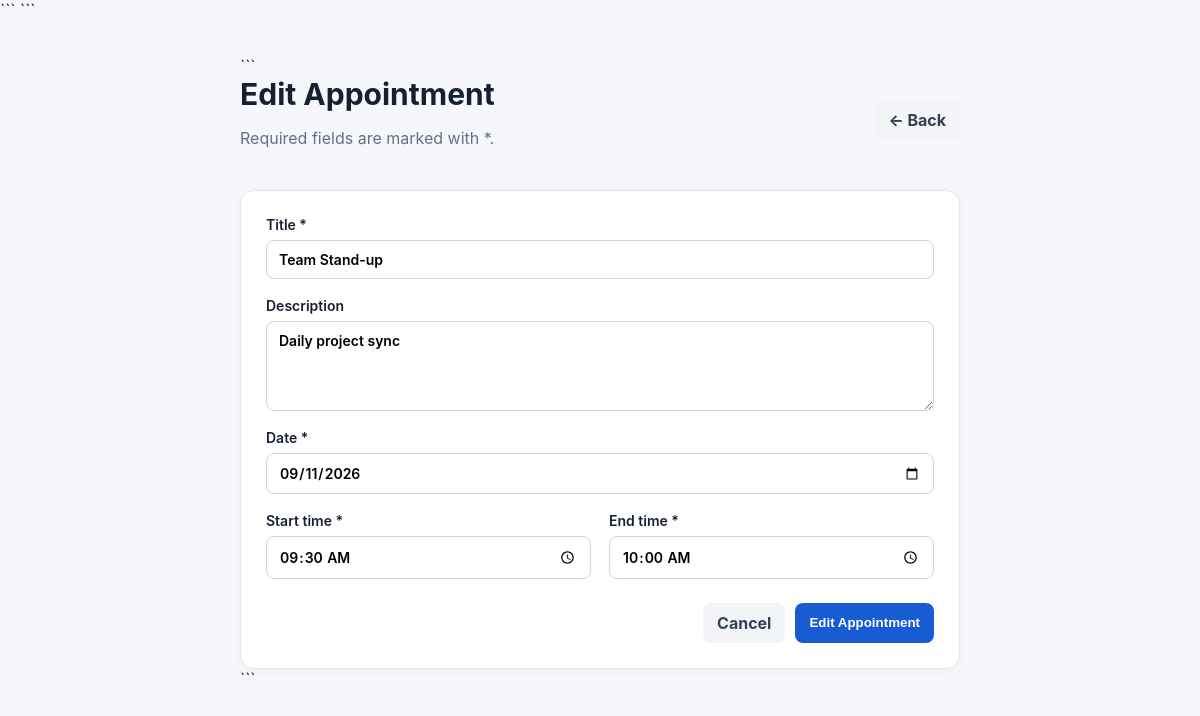
Screenshot of /edit/1 with the database file from the repository.
### tables this page shows
CREATE TABLE appointments (
            id INTEGER PRIMARY KEY AUTOINCREMENT,
            title TEXT NOT NULL,
            description TEXT,
            date TEXT NOT NULL,
            start_time TEXT NOT NULL,
            end_time TEXT NOT NULL,
            status TEXT NOT NULL DEFAULT 'Scheduled'
        );

### main.py (the view)
@app.get(
    "/edit/{appointment_id}",
    response_class=HTMLResponse,
    name="edit_page"
)
def edit_page(
    request: Request,
    appointment_id: int
):
    conn = get_db()
    appointment = conn.execute(
        """
        SELECT *
        FROM appointments
        WHERE id = ?
        """,
        (appointment_id,)
    ).fetchone()
    conn.close()
    if not appointment:
        error = quote_plus(
            "Appointment not found."
        )
        return RedirectResponse(
            url=f"/?error={error}",
            status_code=303
        )
    return templates.TemplateResponse(
        request=request,
        name="form.html",
        context={
            "appointment": appointment,
            "mode": "Edit",
            "error": None,
            "appointment_id": appointment_id
        }
    )

### templates/form.html (shortened to what this page needs)
<!doctype html>
<html lang="en">
<head>
<link
    rel="stylesheet"
    href="{{ url_for('static', path='style.css') }}">
```
</head>
<body>
<div class="container narrow">
```
<header class="topbar">
    <div>
        <h1>
            {{ mode }} Appointment
        </h1>
        <p>
            Required fields are marked with *.
        </p>
    </div>
    <a
        class="btn secondary"
        href="{{ url_for('index') }}">
        ← Back
    </a>
</header>
<form
    class="card form"
    method="post"
    {% if mode == "Add" %}
    action="{{ url_for('add') }}"
    {% else %}
    action="{{ url_for(
        'edit',
        appointment_id=appointment_id
    ) }}"
    {% endif %}
>
    <label>
        Title *
        <input
            type="text"
            name="title"
            required
            maxlength="100"
            value="{{ appointment.title or '' }}">
    </label>
    <label>
        Description
        <textarea
            name="description"
            rows="4"
            maxlength="500">{{ appointment.description or '' }}</textarea>
    </label>
    <label>
        Date *
        <input
            type="date"
            name="date"
            required
            value="{{ appointment.date or '' }}">
    </label>
    <div class="two-col">
        <label>
            Start time *
            <input
                type="time"
                name="start_time"
                required
                value="{{ appointment.start_time or '' }}">
        </label>
        <label>
            End time *
            <input
                type="time"
                name="end_time"
                required
                value="{{ appointment.end_time or '' }}">
        </label>
    </div>
    <div class="form-actions">
        <a
            class="btn secondary"
            href="{{ url_for('index') }}">
            Cancel
        </a>
        <button
            class="btn primary"
            type="submit">
            {{ mode }} Appointment
        </button>
    </div>
</form>
```
</div>
</body>
</html>

### static/style.css (style rules this page uses)
* { box-sizing:border-box }
body { margin:0;background:#f5f7fb;color:#172033;font-family:Inter,system-ui,-apple-system,Segoe UI,sans-serif }
.container { max-width:1050px;margin:0 auto;padding:36px 20px }
.narrow { max-width:760px }
.topbar { display:flex;justify-content:space-between;align-items:center;gap:20px;margin-bottom:26px }
h1 { margin:0 0 5px;font-size:30px }
p { color:#667085 }
.card { background:white;border:1px solid #e4e7ec;border-radius:14px;box-shadow:0 2px 8px #1018280a }
label { font-weight:600;font-size:14px }
input,select,textarea { font:inherit;border:1px solid #d0d5dd;border-radius:8px;padding:10px 12px;background:white;min-width:170px }
.btn { display:inline-block;border:0;border-radius:8px;padding:10px 14px;font-weight:700;text-decoration:none;cursor:pointer;background:#eef2f6;color:#344054 }
.primary { background:#175cd3;color:white }
.secondary { background:#f2f4f7;color:#344054 }
.form { padding:25px;display:flex;flex-direction:column;gap:18px }
.form label { display:flex;flex-direction:column;gap:7px }
.form input,.form textarea { width:100%;min-width:0 }
.two-col { display:grid;grid-template-columns:1fr 1fr;gap:18px }
.form-actions { display:flex;justify-content:flex-end;gap:10px;padding-top:6px }

### rows the page displays
appointments: title "Team Stand-up", description "Daily project sync", date "09/11/2026", start_time "09:30", end_time "10:00"

### other values shown
{{ mode }} "Edit"
